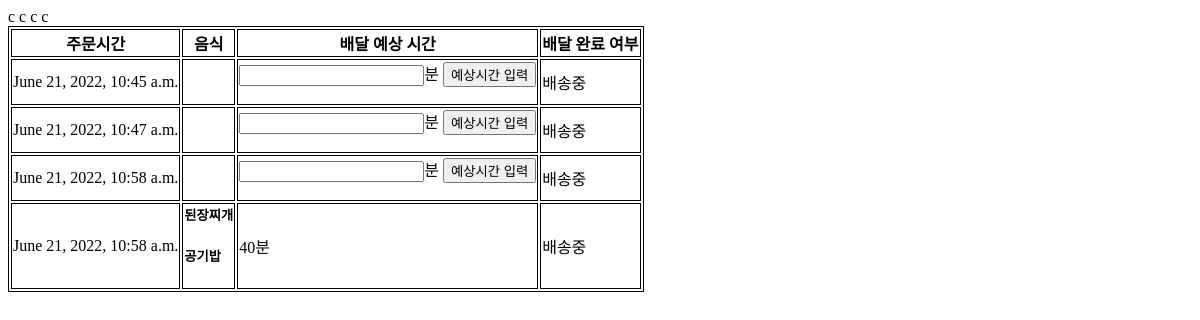
Before: /boss/orders/1 with the older database file.
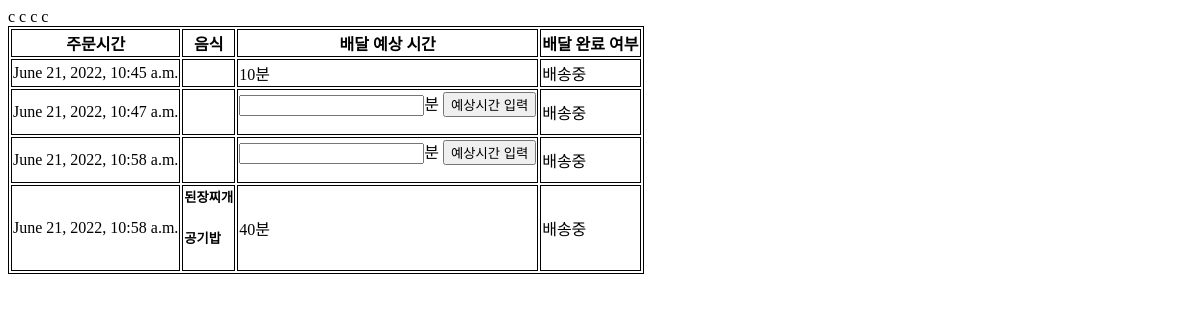
After: the same page with the newer database file.
### order/models.py (models this page shows)
class Order(models.Model):
    shop = models.ForeignKey(Shop, on_delete=models.CASCADE)
    order_date = models.DateTimeField('date ordered')
    address = models.CharField(max_length=40)
    estimate_time = models.IntegerField(default=-1)
    deliver_finish = models.BooleanField(default=0)

### boss/views.py (the view)
# urls.py: path('orders/<int:shop>', views.order_list, name='order_list'),
@csrf_exempt
def order_list(request, shop):
  if request.method == 'GET':
    order_list = Order.objects.filter(shop=shop)
    return render(request, 'boss/order_list.html', {'order_list': order_list})

### boss/templates/boss/order_list.html (shortened to what this page needs)
<table style="border: 1px solid black">
  <tr style="border: 1px solid black">
    <th style="border: 1px solid black">주문시간</th>
    <th style="border: 1px solid black">음식</th>
    <th style="border: 1px solid black">배달 예상 시간</th>
    <th style="border: 1px solid black">배달 완료 여부</th>
  </tr>
  {% for order in order_list %}
  <tr style="border: 1px solid black">
    <td style="border: 1px solid black">
      {{order.order_date}}
    </td>
    <td style="border: 1px solid black">
      {%for food in order.orderfood_set.all%}
      <h5>{{food.food_name}}</h5>
      {%endfor%}
    </td>
    <td style="border: 1px solid black">
      {% if order.estimate_time == -1 %}
      <form method="post" action="{%url 'timeinput'%}">
        <input type="number" name="estimated_time">분
        <input type="submit" value="예상시간 입력">
      </form>
      {% else %}
      {{order.estimate_time}}분
      {% endif %}
    </td>
    <td style="border: 1px solid black">
      {% if order.deliver_finish == 0 %}
      배송중
      {% else %}
      완료
      {%endif%}
    </td>
  </tr>
  {%endfor%}
</table>

Changed rows visible on the page:
changed Order "June 21, 2022, 10:45 a.m.": estimate_time (not shown) → "10"; value "예상시간 입력" → (not shown)
